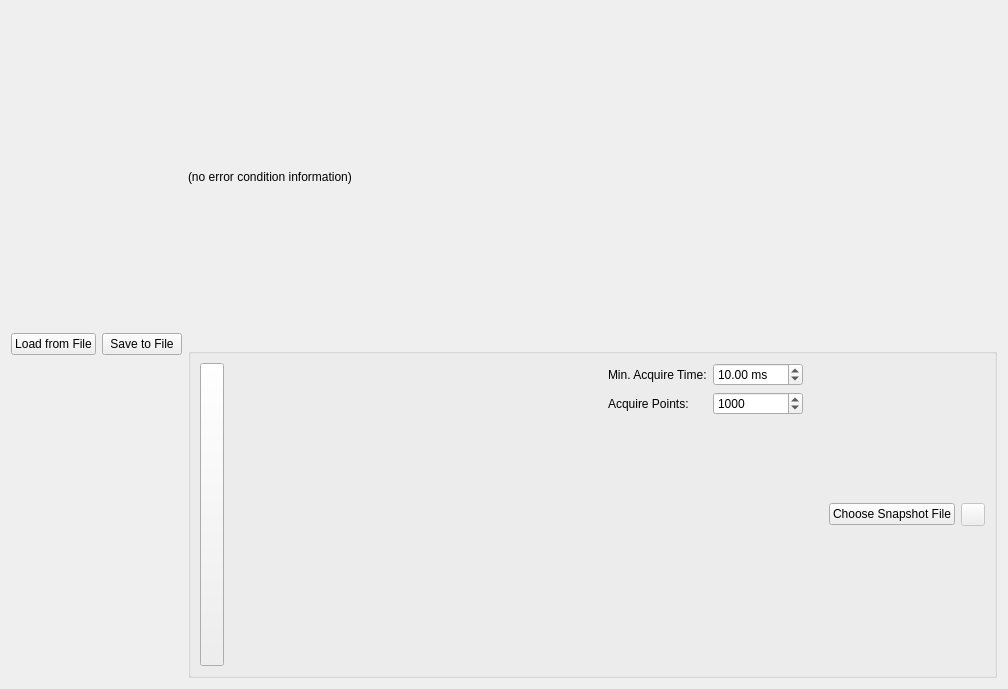
<?xml version="1.0" encoding="UTF-8"?>
<ui version="4.0">
 <class>Form</class>
 <widget class="QWidget" name="Form">
  <property name="geometry">
   <rect>
    <x>0</x>
    <y>0</y>
    <width>1008</width>
    <height>689</height>
   </rect>
  </property>
  <property name="windowTitle">
   <string>EVIL GUI</string>
  </property>
  <layout class="QHBoxLayout" name="horizontalLayout">
   <item>
    <layout class="QVBoxLayout" name="leftSideLayout">
     <item>
      <layout class="QHBoxLayout" name="registerAreaLayout"/>
     </item>
     <item>
      <layout class="QHBoxLayout" name="loadSaveButtonLayout">
       <item>
        <widget class="QPushButton" name="loadButton">
         <property name="text">
          <string>Load from File</string>
         </property>
        </widget>
       </item>
       <item>
        <widget class="QPushButton" name="saveButton">
         <property name="text">
          <string>Save to File</string>
         </property>
        </widget>
       </item>
      </layout>
     </item>
    </layout>
   </item>
   <item>
    <layout class="QVBoxLayout" name="streamingLayout">
     <item>
      <widget class="QLabel" name="errorConditionLabel">
       <property name="text">
        <string>(no error condition information)</string>
       </property>
      </widget>
     </item>
     <item>
      <layout class="QVBoxLayout" name="streamingViewsLayout"/>
     </item>
     <item>
      <widget class="QGroupBox" name="groupBox_3">
       <layout class="QHBoxLayout" name="horizontalLayout_13">
        <item>
         <layout class="QVBoxLayout" name="verticalLayout_4">
          <item>
           <widget class="QToolButton" name="addStreamingViewButton">
            <property name="sizePolicy">
             <sizepolicy hsizetype="Fixed" vsizetype="Preferred">
              <horstretch>0</horstretch>
              <verstretch>0</verstretch>
             </sizepolicy>
            </property>
           </widget>
          </item>
         </layout>
        </item>
        <item>
         <spacer name="horizontalSpacer_2">
          <property name="orientation">
           <enum>Qt::Horizontal</enum>
          </property>
          <property name="sizeHint" stdset="0">
           <size>
            <width>40</width>
            <height>20</height>
           </size>
          </property>
         </spacer>
        </item>
        <item>
         <layout class="QFormLayout" name="streamingConfigLayout">
          <property name="fieldGrowthPolicy">
           <enum>QFormLayout::AllNonFixedFieldsGrow</enum>
          </property>
          <item row="0" column="0">
           <widget class="QLabel" name="label">
            <property name="text">
             <string>Min. Acquire Time:</string>
            </property>
           </widget>
          </item>
          <item row="1" column="0">
           <widget class="QLabel" name="label_14">
            <property name="text">
             <string>Acquire Points:</string>
            </property>
           </widget>
          </item>
          <item row="1" column="1">
           <widget class="QSpinBox" name="acquirePointsSpinBox">
            <property name="minimum">
             <number>1</number>
            </property>
            <property name="maximum">
             <number>65535</number>
            </property>
            <property name="singleStep">
             <number>500</number>
            </property>
            <property name="value">
             <number>1000</number>
            </property>
           </widget>
          </item>
          <item row="0" column="1">
           <widget class="QDoubleSpinBox" name="acquireTimeSpinBox">
            <property name="suffix">
             <string> ms</string>
            </property>
            <property name="decimals">
             <number>2</number>
            </property>
            <property name="minimum">
             <double>0.010000000000000</double>
            </property>
            <property name="maximum">
             <double>1000.000000000000000</double>
            </property>
            <property name="value">
             <double>10.000000000000000</double>
            </property>
           </widget>
          </item>
         </layout>
        </item>
        <item>
         <spacer name="horizontalSpacer">
          <property name="orientation">
           <enum>Qt::Horizontal</enum>
          </property>
          <property name="sizeType">
           <enum>QSizePolicy::Maximum</enum>
          </property>
          <property name="sizeHint" stdset="0">
           <size>
            <width>20</width>
            <height>20</height>
           </size>
          </property>
         </spacer>
        </item>
        <item>
         <layout class="QHBoxLayout" name="saveShotLayout">
          <item>
           <widget class="QPushButton" name="streamSnapshotFileButton">
            <property name="toolTip">
             <string>Choose a logfile to store numerical data of the current streamed channel (Use the button on the right to actualy save a shot). CAUTION: Only the raw numerical data will be saved and no configuration options or streaming channel will be visible.</string>
            </property>
            <property name="text">
             <string>Choose Snapshot File</string>
            </property>
           </widget>
          </item>
          <item>
           <widget class="QToolButton" name="streamSnapshotButton">
            <property name="enabled">
             <bool>false</bool>
            </property>
            <property name="toolTip">
             <string>Append currently displayed data to logfile</string>
            </property>
            <property name="text">
             <string/>
            </property>
           </widget>
          </item>
         </layout>
        </item>
       </layout>
      </widget>
     </item>
    </layout>
   </item>
  </layout>
 </widget>
 <resources/>
 <connections/>
</ui>
